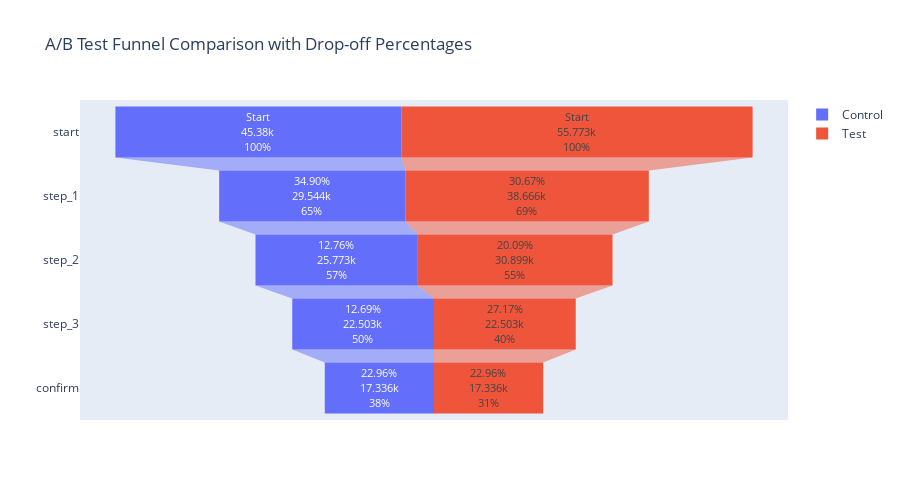

The code cell stored with this chart in its notebook:
### Code cell
import plotly.graph_objects as go

# Function to calculate drop-off percentages
def calculate_dropoff_percentages(funnel):
    dropoffs = []
    for i in range(1, len(funnel)):
        dropoff = (funnel[i-1] - funnel[i]) / funnel[i-1] * 100
        dropoffs.append(f"{dropoff:.2f}%")
    dropoffs.insert(0, "Start")  # No drop-off for the first step
    return dropoffs

# Data
stages = ['start', 'step_1', 'step_2', 'step_3', 'confirm']
control = [45380, 29544, 25773, 22503, 17336]  # Funnel A
test = [55773, 38666, 30899, 22503, 17336]    # Funnel B

# Calculate drop-off percentages
control_dropoffs = calculate_dropoff_percentages(control)
test_dropoffs = calculate_dropoff_percentages(test)

# Create the funnel chart with larger figure size
fig = go.Figure()

# Funnel A with larger drop-off percentages inside the funnel
fig.add_trace(go.Funnel(
    name='Control',
    y=stages,
    x=control,
    text=control_dropoffs,
    textinfo="text+value+percent initial",
    textposition="inside",
    textfont=dict(size=16)  # Increase font size specifically for inside funnel
))

# Funnel B with larger drop-off percentages inside the funnel
fig.add_trace(go.Funnel(
    name='Test',
    y=stages,
    x=test,
    text=test_dropoffs,
    textinfo="text+value+percent initial",
    textposition="inside",
    textfont=dict(size=16)  # Increase font size specifically for inside funnel
))

# Increase the size of the figure to allow more space for text
fig.update_layout(
    title="A/B Test Funnel Comparison with Drop-off Percentages",
    height=500,  # Increase height to make more room
    width=900   # Increase width if necessary
)

fig.show()

### Figure 1 — Plotly figure (JSON) as saved in the notebook; plotly's stock layout.template omitted (floating-point values rounded to 4 significant figures)
{"data": [{"name": "Control", "text": ["Start", "34.90%", "12.76%", "12.69%", "22.96%"], "textfont": {"size": 16}, "textinfo": "text+value+percent initial", "textposition": "inside", "type": "funnel", "x": [45380, 29544, 25773, 22503, 17336], "y": ["start", "step_1", "step_2", "step_3", "confirm"]}, {"name": "Test", "text": ["Start", "30.67%", "20.09%", "27.17%", "22.96%"], "textfont": {"size": 16}, "textinfo": "text+value+percent initial", "textposition": "inside", "type": "funnel", "x": [55773, 38666, 30899, 22503, 17336], "y": ["start", "step_1", "step_2", "step_3", "confirm"]}], "layout": {"height": 500, "title": {"text": "A/B Test Funnel Comparison with Drop-off Percentages"}, "width": 900, "xaxis": {"autorange": true, "range": [-56200.0, 56200.0], "type": "linear"}, "yaxis": {"autorange": true, "range": [4.5, -0.5], "type": "category"}}}
